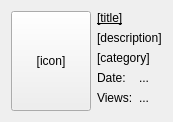
<?xml version="1.0" encoding="UTF-8"?>
<ui version="4.0">
 <class>VideoObjectWidget</class>
 <widget class="QWidget" name="VideoObjectWidget">
  <property name="geometry">
   <rect>
    <x>0</x>
    <y>0</y>
    <width>425</width>
    <height>118</height>
   </rect>
  </property>
  <layout class="QHBoxLayout" name="horizontalLayout">
   <property name="sizeConstraint">
    <enum>QLayout::SetFixedSize</enum>
   </property>
   <item>
    <widget class="QPushButton" name="btnVideo">
     <property name="sizePolicy">
      <sizepolicy hsizetype="Preferred" vsizetype="Preferred">
       <horstretch>0</horstretch>
       <verstretch>0</verstretch>
      </sizepolicy>
     </property>
     <property name="minimumSize">
      <size>
       <width>0</width>
       <height>100</height>
      </size>
     </property>
     <property name="maximumSize">
      <size>
       <width>16777215</width>
       <height>150</height>
      </size>
     </property>
     <property name="text">
      <string notr="true">[icon]</string>
     </property>
    </widget>
   </item>
   <item>
    <layout class="QFormLayout" name="formLayout">
     <item row="0" column="0" colspan="2">
      <widget class="QLabel" name="lblTitle">
       <property name="styleSheet">
        <string notr="true">text-decoration: underline;</string>
       </property>
       <property name="text">
        <string>[title]</string>
       </property>
      </widget>
     </item>
     <item row="1" column="0" colspan="2">
      <widget class="QLabel" name="lblDescription">
       <property name="text">
        <string>[description]</string>
       </property>
      </widget>
     </item>
     <item row="4" column="0">
      <widget class="QLabel" name="lblViewsLabel">
       <property name="text">
        <string>Views:</string>
       </property>
      </widget>
     </item>
     <item row="4" column="1">
      <widget class="QLabel" name="lblViews">
       <property name="text">
        <string notr="true">...</string>
       </property>
      </widget>
     </item>
     <item row="2" column="0" colspan="2">
      <widget class="QLabel" name="lblCategory">
       <property name="text">
        <string>[category]</string>
       </property>
      </widget>
     </item>
     <item row="3" column="0">
      <widget class="QLabel" name="lblDateLabel">
       <property name="text">
        <string>Date:</string>
       </property>
      </widget>
     </item>
     <item row="3" column="1">
      <widget class="QLabel" name="lblDate">
       <property name="text">
        <string notr="true">...</string>
       </property>
      </widget>
     </item>
    </layout>
   </item>
  </layout>
 </widget>
 <resources/>
 <connections/>
</ui>
